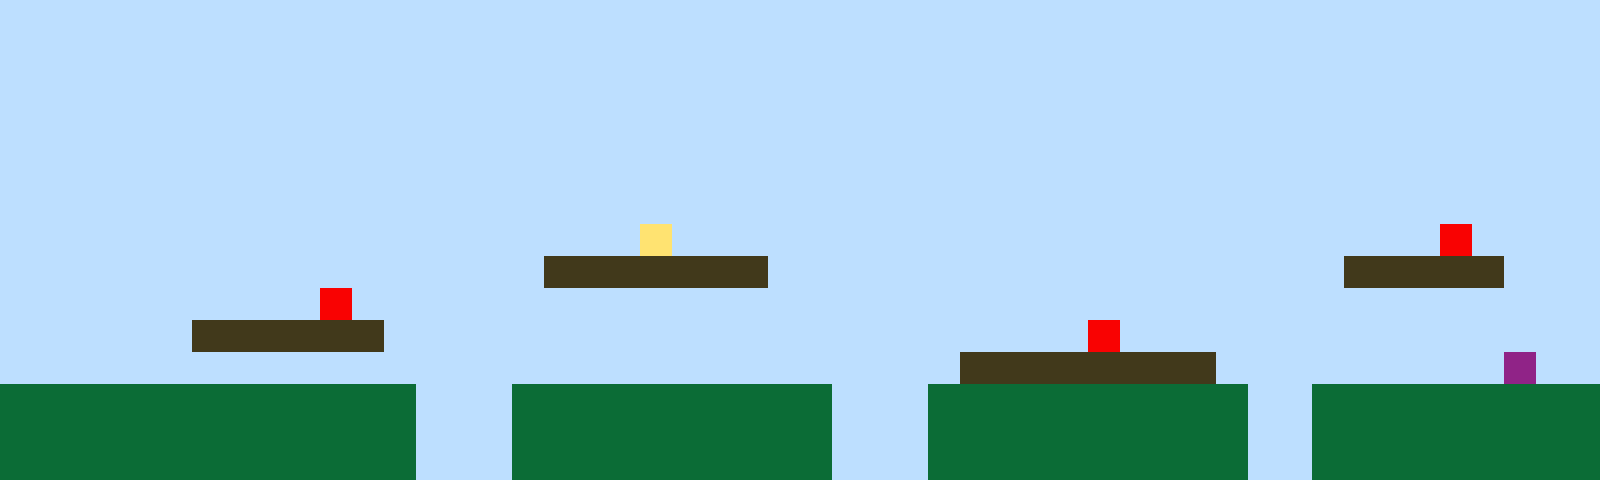

A 2D game scene composited from a Tiled map and its tileset images. What follows is a short description and the map's XML, with every tile layer's data as written:
An orthogonal 50x15 tile map with 32x32 px tiles, 1 tile layer (Tile Layer 1).

<map version="1.10" tiledversion="1.11.2" orientation="orthogonal" renderorder="right-up" width="50" height="15" tilewidth="32" tileheight="32" infinite="0" nextlayerid="2" nextobjectid="1"><editorsettings><export target="map1.csv" format="csv" /></editorsettings><tileset firstgid="1" name="sprites" tilewidth="32" tileheight="32" tilecount="6" columns="3"><image source="sprites.png" width="96" height="64" /></tileset><layer id="1" name="Tile Layer 1" width="50" height="15"><data encoding="csv">1,1,1,1,1,1,1,1,1,1,1,1,1,1,1,1,1,1,1,1,1,1,1,1,1,1,1,1,1,1,1,1,1,1,1,1,1,1,1,1,1,1,1,1,1,1,1,1,1,1,1,1,1,1,1,1,1,1,1,1,1,1,1,1,1,1,1,1,1,1,1,1,1,1,1,1,1,1,1,1,1,1,1,1,1,1,1,1,1,1,1,1,1,1,1,1,1,1,1,1,1,1,1,1,1,1,1,1,1,1,1,1,1,1,1,1,1,1,1,1,1,1,1,1,1,1,1,1,1,1,1,1,1,1,1,1,1,1,1,1,1,1,1,1,1,1,1,1,1,1,1,1,1,1,1,1,1,1,1,1,1,1,1,1,1,1,1,1,1,1,1,1,1,1,1,1,1,1,1,1,1,1,1,1,1,1,1,1,1,1,1,1,1,1,1,1,1,1,1,1,1,1,1,1,1,1,1,1,1,1,1,1,1,1,1,1,1,1,1,1,1,1,1,1,1,1,1,1,1,1,1,1,1,1,1,1,1,1,1,1,1,1,1,1,1,1,1,1,1,1,1,1,1,1,1,1,1,1,1,1,1,1,1,1,1,1,1,1,1,1,1,1,1,1,1,1,1,1,1,1,1,1,1,1,1,1,1,1,1,1,1,1,1,1,1,1,1,1,1,1,1,1,1,1,1,1,1,1,1,1,1,1,1,1,1,1,1,1,1,1,1,1,1,1,1,1,1,1,1,1,1,1,1,1,1,1,1,1,1,1,1,1,1,1,1,1,1,1,1,1,1,1,1,1,1,1,1,1,1,1,1,1,1,1,1,1,1,1,1,1,4,1,1,1,1,1,1,1,1,1,1,1,1,1,1,1,1,1,1,1,1,1,1,1,1,5,1,1,1,1,1,1,1,1,1,1,1,1,1,1,1,1,1,1,1,1,1,3,3,3,3,3,3,3,1,1,1,1,1,1,1,1,1,1,1,1,1,1,1,1,1,1,3,3,3,3,3,1,1,1,1,1,1,1,1,1,1,1,1,1,5,1,1,1,1,1,1,1,1,1,1,1,1,1,1,1,1,1,1,1,1,1,1,1,1,1,1,1,1,1,1,1,1,1,1,1,1,1,1,1,1,1,1,1,1,1,3,3,3,3,3,3,1,1,1,1,1,1,1,1,1,1,1,1,1,1,1,1,1,1,1,1,1,1,5,1,1,1,1,1,1,1,1,1,1,1,1,1,1,1,1,1,1,1,1,1,1,1,1,1,1,1,1,1,1,1,1,1,1,1,1,1,1,1,1,1,1,1,1,1,3,3,3,3,3,3,3,3,1,1,1,1,1,1,1,1,1,6,1,1,2,2,2,2,2,2,2,2,2,2,2,2,2,1,1,1,2,2,2,2,2,2,2,2,2,2,1,1,1,2,2,2,2,2,2,2,2,2,2,1,1,2,2,2,2,2,2,2,2,2,2,2,2,2,2,2,2,2,2,2,2,2,2,1,1,1,2,2,2,2,2,2,2,2,2,2,1,1,1,2,2,2,2,2,2,2,2,2,2,1,1,2,2,2,2,2,2,2,2,2,2,2,2,2,2,2,2,2,2,2,2,2,2,1,1,1,2,2,2,2,2,2,2,2,2,2,1,1,1,2,2,2,2,2,2,2,2,2,2,1,1,2,2,2,2,2,2,2,2,2</data></layer></map>
